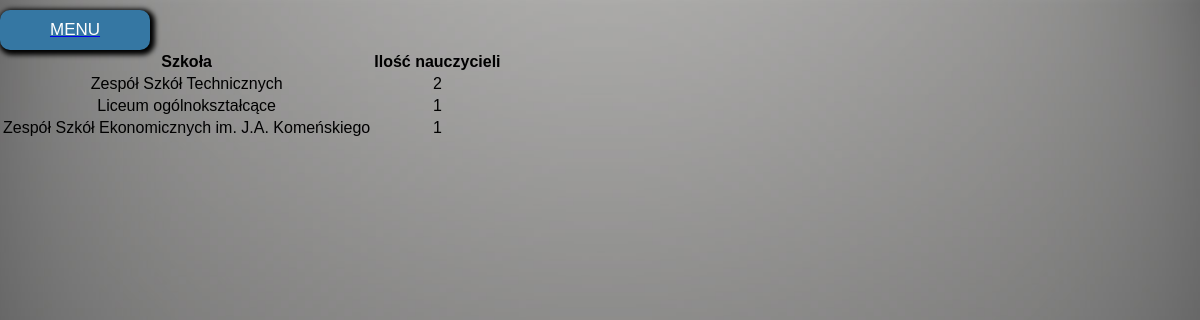
Page /raport3.php on the committed database.
### tables this page shows
CREATE TABLE `nauczyciel_szkola` (
  `id_ns` int(11) NOT NULL,
  `id_nauczyciela` int(11) NOT NULL,
  `id_szkoly` int(11) NOT NULL
);

CREATE TABLE `szkola` (
  `id_szkoly` int(11) NOT NULL,
  `nazwa` text NOT NULL,
  `adres_m` text NOT NULL,
  `adres_ul` text NOT NULL,
  `adres_nr` text NOT NULL
);

### raport3.php (the view, shortened to what this page needs)
<?php
require("connect.php");
?>
<!doctype html>
<html>
   <head>
      <link rel="stylesheet" type="text/css" href="style.css">
   </head>
   <body>
      <div class="a"><a href="index.php"><input type="submit" name="menu" value="MENU" class="przycisk"></a></div>
      <div class="raport">
         <?php
      $polecenie = $connect->query("SELECT * , COUNT(ns.id_ns) FROM nauczyciel_szkola ns INNER JOIN szkola s on ns.id_szkoly = s.id_szkoly GROUP BY ns.id_szkoly");
      echo "<table><tr>
      <td><b>Szkoła</b></td>
      <td><b>Ilość nauczycieli</b></td>
      </tr>";
      while($row = $polecenie->fetch_assoc()){
         echo " <tr><td>".$row['nazwa']."</td><td>".$row['COUNT(ns.id_ns)']."</td></tr>";
      }
      echo "</table>";
      ?>
      </div>
   </body>
</html>

### style.css (style rules this page uses)
html { background: url(tlo.jpg) no-repeat center center fixed; -webkit-background-size: cover; -moz-background-size: cover; -o-background-size: cover; background-size: cover; }
body { margin: 0; padding: 0; text-align: center; width: auto; font-family: 'Cairo', sans-serif; margin-bottom: 50px; }
input[type=submit], input[type=reset], input[type=button] { display: block; background-color: #3577A3; height: 40px; margin-top: 10px; margin-right: 10px; width: 150px; border-radius: 10px; font-size: 17px; cursor: pointer; color: white; border: 0px; outline: 0; box-shadow: black 2px 2px 5px 3px; }

### rows in the picture
nauczyciel_szkola: id_szkoly.nazwa "Zespół Szkół Technicznych", COUNT "2"
nauczyciel_szkola: id_szkoly.nazwa "Liceum ogólnokształcące", COUNT "1"
nauczyciel_szkola: id_szkoly.nazwa "Zespół Szkół Ekonomicznych im. J.A. Komeńskiego", COUNT "1"
